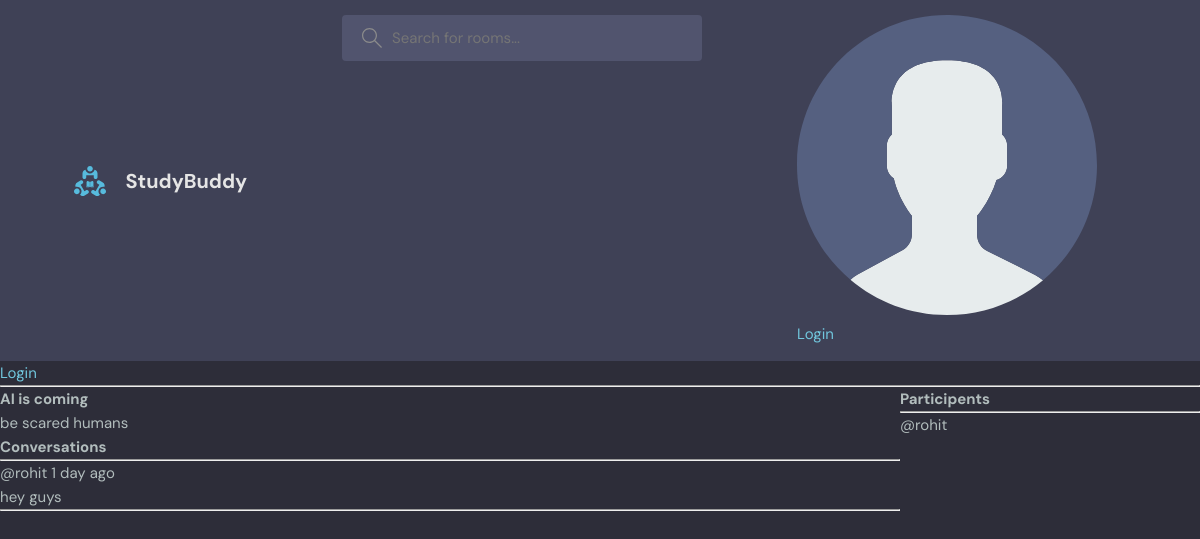
Page /room/6/ on the committed database.
### base/models.py (models this page shows, shortened)
class Room(models.Model):
    host=models.ForeignKey(User,on_delete=models.SET_NULL,null=True)
    topic=models.ForeignKey(Topic,on_delete=models.SET_NULL,null=True)
    name=models.CharField(max_length=200)
    description=models.TextField(null=True,blank=True)
    participents=models.ManyToManyField(User, related_name='participents', blank=True)
    updated=models.DateTimeField(auto_now=True)
    created=models.DateTimeField(auto_now_add=True)
    class Meta:
        ordering=['-updated','-created']

class Message(models.Model):
    user =models.ForeignKey(User,on_delete=models.CASCADE)
    room=models.ForeignKey(Room,on_delete=models.CASCADE)
    body=models.TextField()
    updated=models.DateTimeField(auto_now=True)
    created=models.DateTimeField(auto_now_add=True)
    class Meta:
        ordering=['-updated','-created']

### base/views.py (the view, shortened to what this page needs)
# urls.py: path('room/<str:pk>/', views.room,name="room"),
def room(request, pk):
    room = Room.objects.get(id=pk)
    room_messages = room.message_set.all().order_by('-created')
    participents=room.participents.all()
    context = {'room': room, 'room_messages': room_messages, 'participents':participents}
    return render(request, 'base/room.html', context)

### base/templates/base/room.html (shortened to what this page needs)
{% extends 'main.html' %}
{% block content %}
<div class="room-container">
  <div>
    <h1>{{room.name}}</h1>
    <p>{{room.description}}</p>
    <div class="comment-wrapper">
      <h3>Conversations</h3>
      <hr />
      {% for message in room_messages %}
      <div>
        <small>@{{message.user}} {{message.created|timesince}} ago</small>
        <p>{{message.body}}</p>
        <hr />
      </div>
      {% endfor %}
    </div>
  </div>
  <div>
    <h3>Participents</h3>
    <hr>
    {% for user in participents %}
        <div>
            <p>@{{user.username}}</p>
        </div>
    {% endfor %}
  </div>
</div>
{% endblock content %}

### static/styles/style.css (style rules this page uses)
:root { --color-main: #71c6dd; --color-main-light: #e1f6fb; --color-dark: #3f4156; --color-dark-medium: #51546e; --color-dark-light: #696d97; --color-light: #e5e5e5; --color-gray: #8b8b8b; --color-light-gray: #b2bdbd; --color-bg: #2d2d39; --color-success: #5dd693; --color-error: #fc4b0b; }
* { font-family: "DM Sans", -apple-system, BlinkMacSystemFont, "Segoe UI", Roboto, Oxygen, Ubuntu, Cantarell, "Open Sans", "Helvetica Neue", sans-serif; margin: 0; padding: 0; box-sizing: border-box; text-rendering: optimizeLegibility; font-size: inherit; }
html { font-size: 56.25%; }
@media only screen and (min-width: 1200px) { html { font-size: 62.5%; } }
body { line-height: 1.6; font-weight: 400; font-size: 1.5rem; color: var(--color-light-gray); background-color: var(--color-bg); min-height: 100vh; }

### base/templates/base/room.html (style rules this page uses)
.room-container { display: grid; grid-template-columns: 3fr 1fr; }

### rows in the picture
Room: name "AI is coming", description "be scared humans"
Message: user "rohit", created "1 day", body "hey guys"

### other values in the picture
{{ user.username }} "rohit"
